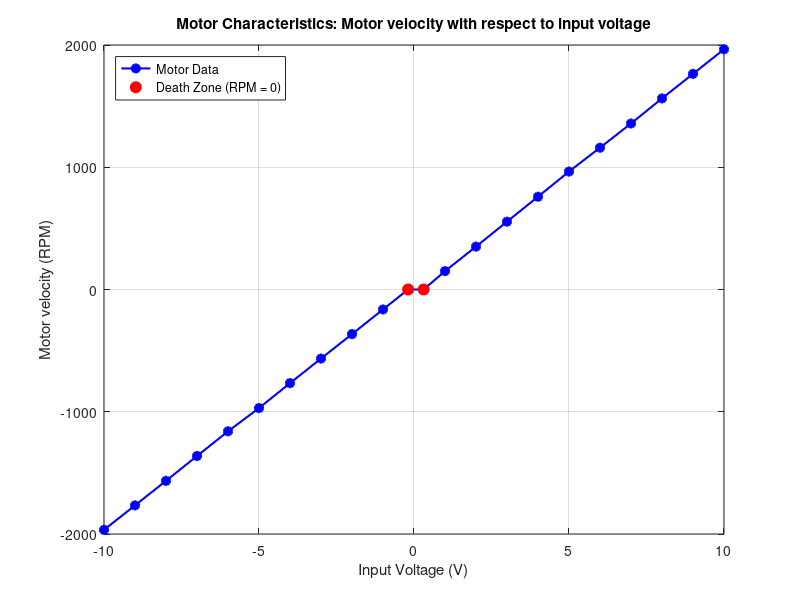
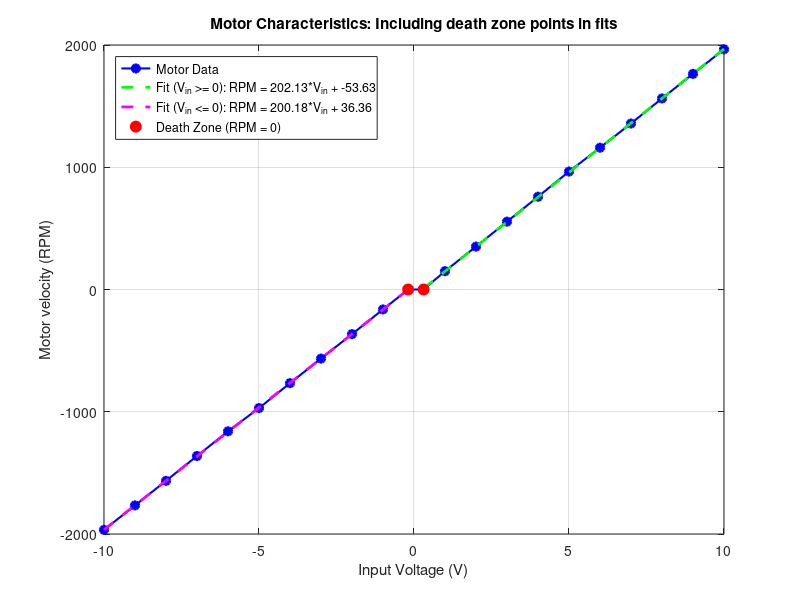
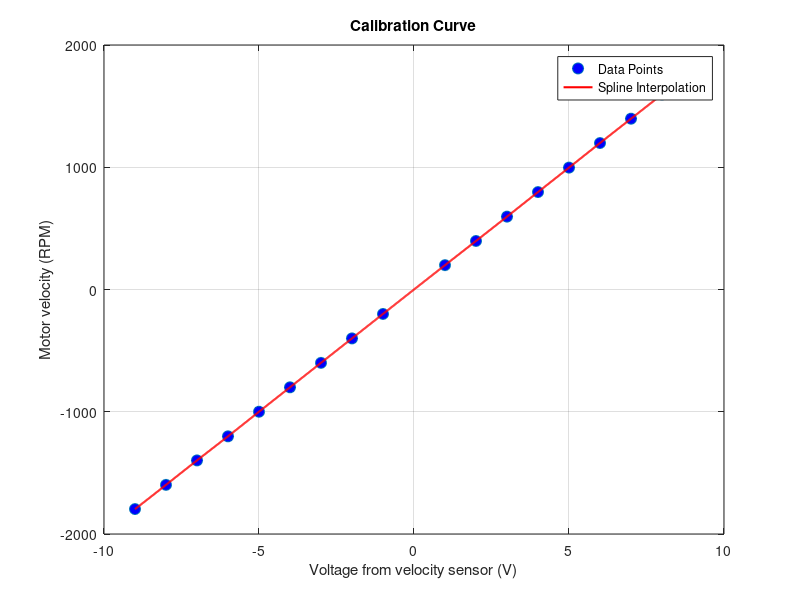

These figures' MATLAB source, in order: (Note: this script raises an error after producing the figures.)
%% Lab1 plot (not fit graph)

% Data for Vin and RPM
vin = [1, 2, 3, 4, 5, 6, 7, 8, 9, 10, -1, -2, -3, -4, -5, -6, -7, -8, -9, -10, 0.31, -0.19];
rpm = [150, 351, 555, 759, 965, 1160, 1358, 1563, 1764, 1965, ...
      -163, -365, -565, -766, -970, -1160, -1362, -1565, -1766, -1966, 0, 0];

% Sort data by Vin
[vin_sorted, sort_idx] = sort(vin);
rpm_sorted = rpm(sort_idx);

% Identify death zone (RPM = 0)
death_zone_idx = rpm_sorted == 0;
vin_death_zone = vin_sorted(death_zone_idx);
rpm_death_zone = rpm_sorted(death_zone_idx);

% Plot data
figure;
plot(vin_sorted, rpm_sorted, 'b-o', 'LineWidth', 1.5, 'MarkerFaceColor', 'blue'); % Blue line with markers
hold on;
plot(vin_death_zone, rpm_death_zone, 'ro', 'MarkerSize', 8, 'MarkerFaceColor', 'red'); % Highlight death zone
hold off;

% Add labels and title
xlabel('Input Voltage (V)');
ylabel('Motor velocity (RPM)');
title('Motor Characteristics: Motor velocity with respect to input voltage');
grid on;

% Add legend
legend('Motor Data', 'Death Zone (RPM = 0)', 'Location', 'NorthWest');

%% Lab1 plot with death zone points included in fits

% Data for Vin and RPM
vin = [1, 2, 3, 4, 5, 6, 7, 8, 9, 10, -1, -2, -3, -4, -5, -6, -7, -8, -9, -10, 0.31, -0.19];
rpm = [150, 351, 555, 759, 965, 1160, 1358, 1563, 1764, 1965, ...
      -163, -365, -565, -766, -970, -1160, -1362, -1565, -1766, -1966, 0, 0];

% Sort data by Vin
[vin_sorted, sort_idx] = sort(vin);
rpm_sorted = rpm(sort_idx);

% Separate data for positive and negative V_in
vin_positive = vin_sorted(vin_sorted >= 0); % Include right death zone
rpm_positive = rpm_sorted(vin_sorted >= 0);

vin_negative = vin_sorted(vin_sorted <= 0); % Include left death zone
rpm_negative = rpm_sorted(vin_sorted <= 0);

% Fit polynomials for positive and negative V_in
p_positive = polyfit(vin_positive, rpm_positive, 1); % Linear fit
p_negative = polyfit(vin_negative, rpm_negative, 1); % Linear fit

% Generate fitted data
vin_fit_positive = linspace(min(vin_positive), max(vin_positive), 100);
rpm_fit_positive = polyval(p_positive, vin_fit_positive);

vin_fit_negative = linspace(min(vin_negative), max(vin_negative), 100);
rpm_fit_negative = polyval(p_negative, vin_fit_negative);

% Plot data
figure;
plot(vin_sorted, rpm_sorted, 'b-o', 'LineWidth', 1.5, 'MarkerFaceColor', 'blue'); % Original data
hold on;
plot(vin_fit_positive, rpm_fit_positive, 'g--', 'LineWidth', 2); % Fitted curve for positive V_in
plot(vin_fit_negative, rpm_fit_negative, 'm--', 'LineWidth', 2); % Fitted curve for negative V_in
plot(vin_sorted(rpm_sorted == 0), rpm_sorted(rpm_sorted == 0), 'ro', 'MarkerSize', 8, 'MarkerFaceColor', 'red'); % Death zone
hold off;

% Add labels and title
xlabel('Input Voltage (V)');
ylabel('Motor velocity (RPM)');
title('Motor Characteristics: Including death zone points in fits');
grid on;

% Prepare equations for the legend
equation_positive = sprintf('Fit (V_{in} >= 0): RPM = %.2f*V_{in} + %.2f', ...
    p_positive(1), p_positive(2));
equation_negative = sprintf('Fit (V_{in} <= 0): RPM = %.2f*V_{in} + %.2f', ...
    p_negative(1), p_negative(2));

% Add legend
legend('Motor Data', equation_positive, equation_negative, 'Death Zone (RPM = 0)', 'Location', 'NorthWest');

%% Lab 2

% Data
v = [-9 -8 -7 -6 -5 -4 -3 -2 -1 1 2 3 4 5 6 7 8 9];
rpm = [-1796 -1598 -1398 -1201 -1000 -800 -600 -400 -200 199 397 596 797 997 1198 1397 1596 1798];

% Generate 1000 points
v_fine = linspace(min(v), max(v), 1000);

% Perform spline interpolation
rpm_spline = spline(v, rpm, v_fine);

% Plot the calibration curve
figure;
plot(v, rpm, 'o', 'MarkerSize', 8, 'MarkerFaceColor', 'b'); % Original data points
hold on;
plot(v_fine, rpm_spline, 'r-', 'LineWidth', 1.5); % Interpolated curve
hold off;

% Add labels and title
xlabel('Voltage from velocity sensor (V)');
ylabel('Motor velocity (RPM)');
title('Calibration Curve');
legend('Data Points', 'Spline Interpolation', 'Location', 'Best');
grid on;


%% Lab 3-1

% Define file name
filename = 'data_motor_step_noclutch.txt';

% Read the data, skipping header lines that is 4 lines  in total
data1 = readtable(filename, 'FileType', 'text', 'HeaderLines', 4);

% Display the data
%disp(data);

% Extract variables from the table
t = data1.Time;
p = data1.position;
rpm = data1.speed;
gen = data1.Func_;

% Create a figure for the plots
figure;

% Plot position vs time
subplot(3, 1, 1); % Create a subplot with 3 rows, 1 column, position 1
plot(t, p, 'b', 'LineWidth', 1.5); % Blue line with line width 1.5
xlabel('Time (s)');
ylabel('Position');
title('Position with respect to Time');
grid on;

% Plot speed (RPM) vs time
subplot(3, 1, 2); % Subplot position 2
plot(t, rpm, 'r', 'LineWidth', 1.5); % Red line
xlabel('Time (s)');
ylabel('Speed (RPM)');
title('Speed with respect to Time');
grid on;

% Plot gen data vs time
subplot(3, 1, 3); % Subplot position 3
plot(t, gen, 'g', 'LineWidth', 1.5); % Green line
xlabel('Time (s)');
ylabel('Gen Data');
title('Gen Data with respect to Time');
grid on;

sgtitle('Lab3-1: Plots of Position, Speed, and Generator Data with respect to Time'); % Add a super title
%% Lab 3-2

% Define file name
filename = 'data_motor_step_clutch.txt';

% Read the data, skipping 4 header lines
data2 = readtable(filename, 'FileType', 'text', 'HeaderLines', 4);

% Extract variables from the table
t = data2.Time;       % Time data
p = data2.position;   % Position data
rpm = data2.speed;    % Speed data
gen = data2.Func_;    % Generator data but Matlab read Func_ and Gen_ as 2 different column so the data shift by 1 column

% Create a figure for the plots
figure;

% Plot position vs time
subplot(3, 1, 1); % Create a subplot with 3 rows, 1 column, position 1
plot(t, p, 'b', 'LineWidth', 1.5); % Blue line with line width 1.5
xlabel('Time (s)');
ylabel('Position');
title('Position with respect to Time');
grid on;

% Plot speed (RPM) vs time
subplot(3, 1, 2); % Subplot position 2
plot(t, rpm, 'r', 'LineWidth', 1.5); % Red line
xlabel('Time (s)');
ylabel('Speed (RPM)');
title('Speed with respect to Time');
grid on;

% Plot generator data vs time
subplot(3, 1, 3); % Subplot position 3
plot(t, gen, 'g', 'LineWidth', 1.5); % Green line
xlabel('Time (s)');
ylabel('Generator Data');
title('Generator Data with respect to Time');
grid on;

sgtitle('Lab 3-2: Plots of Position, Speed, and Generator Data with respect to Time'); % Add a super title


%% Lab 3-3
% Define file name
filename = 'data_motor_sine_load.txt';

% Read the data, skipping 4 header lines
data3 = readtable(filename, 'FileType', 'text', 'HeaderLines', 4);

% Extract variables from the table
t = data3.Time;       % Time data
p = data3.position;   % Position data
rpm = data3.speed;    % Speed data
gen = data3.Func_;    % Generator data
load = data3.Gen_;    % Load data but Matlab read Func_ and Gen_ as 2 different column so the data shift by 1 column

% Create a figure for the plots
figure;

% Plot position vs time
subplot(4, 1, 1); % Create a subplot with 4 rows, 1 column, position 1
plot(t, p, 'b', 'LineWidth', 1.5); % Blue line with line width 1.5
xlabel('Time (s)');
ylabel('Position');
title('Position with respect to Time');
grid on;

% Plot speed (RPM) vs time
subplot(4, 1, 2); % Subplot position 2
plot(t, rpm, 'r', 'LineWidth', 1.5); % Red line
xlabel('Time (s)');
ylabel('Speed (RPM)');
title('Speed with respect to Time');
grid on;

% Plot generator data vs time
subplot(4, 1, 3); % Subplot position 3
plot(t, gen, 'g', 'LineWidth', 1.5); % Green line
xlabel('Time (s)');
ylabel('Generator Data');
title('Generator Data with respect to Time');
grid on;

% Plot load data vs time
subplot(4, 1, 4); % Subplot position 4
plot(t, load, 'm', 'LineWidth', 1.5); % Magenta line
xlabel('Time (s)');
ylabel('Load');
title('Load with respect to Time');
grid on;

sgtitle('Lab 3-3: Plots of Position, Speed, Generator Data, and Load with respect to Time'); % Add a super title


%%

% Data
vin = [1 2 3 4 5 6 7 8 9 10 -1 -2 -3 -4 -5 -6 -7 -8 -9 -10 0.31 -0.19];
rpm1 = [150 351 555 759 965 1160 1358 1563 1764 1965 -163 -365 -565 -766 -970 -1160 -1362 -1565 -1766 -1966 0 0];

% Identify linear region for fitting
linear_region = vin(1:5); % Low Vin values
linear_rpm = rpm1(1:5);

% Fit a linear trend to the linear region
coeffs = polyfit(linear_region, linear_rpm, 1); % Linear fit coefficients
linear_fit = polyval(coeffs, vin); % Extend the linear fit to all Vin

% Plot saturation
figure;
hold on;
plot(vin, rpm1, 'b', 'LineWidth', 1.5); % Original data
plot(vin, linear_fit, 'g--', 'LineWidth', 1.5); % Linear fit line
xlabel('Input Voltage (Vin)');
ylabel('RPM');
title('Saturation Property: Vin vs RPM');
legend('Actual Data', 'Linear Trend', 'Location', 'Best');
grid on;
hold off;
%%
% Separate data into increasing and decreasing cycles
vin_positive = vin(vin > 0);
rpm_positive = rpm1(vin > 0);

vin_negative = vin(vin < 0);
rpm_negative = rpm1(vin < 0);

% Plot hysteresis
figure;
hold on;
plot(vin_positive, rpm_positive, 'b', 'LineWidth', 1.5); % Increasing Vin
plot(vin_negative, rpm_negative, 'r', 'LineWidth', 1.5); % Decreasing Vin
xlabel('Input Voltage (Vin)');
ylabel('RPM');
title('Hysteresis Property: Vin vs RPM');
legend('Increasing Vin', 'Decreasing Vin', 'Location', 'Best');
grid on;
hold off;
